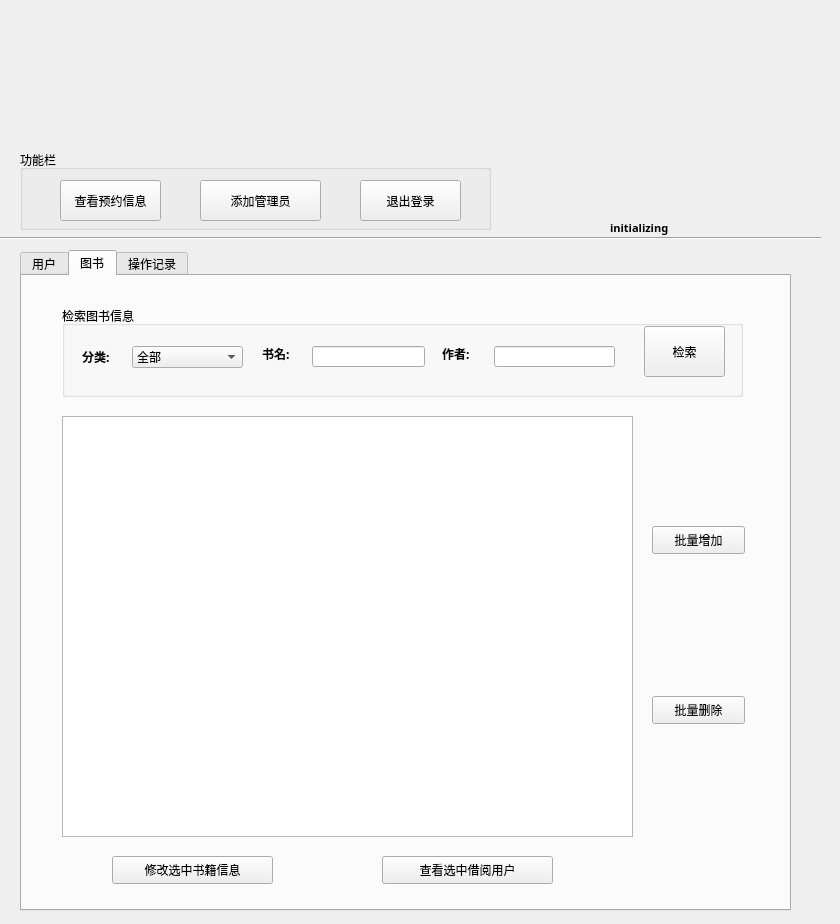
<?xml version="1.0" encoding="UTF-8"?>
<ui version="4.0">
 <class>managerWindow</class>
 <widget class="QWidget" name="managerWindow">
  <property name="geometry">
   <rect>
    <x>0</x>
    <y>0</y>
    <width>840</width>
    <height>924</height>
   </rect>
  </property>
  <property name="windowTitle">
   <string>图书管理系统--管理员</string>
  </property>
  <widget class="QGroupBox" name="groupBox_navi">
   <property name="geometry">
    <rect>
     <x>20</x>
     <y>150</y>
     <width>471</width>
     <height>80</height>
    </rect>
   </property>
   <property name="title">
    <string>功能栏</string>
   </property>
   <widget class="QToolButton" name="toolBtn_addmanager">
    <property name="geometry">
     <rect>
      <x>180</x>
      <y>30</y>
      <width>121</width>
      <height>41</height>
     </rect>
    </property>
    <property name="text">
     <string>添加管理员</string>
    </property>
   </widget>
   <widget class="QToolButton" name="toolBtn_exit">
    <property name="geometry">
     <rect>
      <x>340</x>
      <y>30</y>
      <width>101</width>
      <height>41</height>
     </rect>
    </property>
    <property name="text">
     <string>退出登录</string>
    </property>
   </widget>
   <widget class="QPushButton" name="btn_check">
    <property name="geometry">
     <rect>
      <x>40</x>
      <y>30</y>
      <width>101</width>
      <height>41</height>
     </rect>
    </property>
    <property name="text">
     <string>查看预约信息</string>
    </property>
   </widget>
  </widget>
  <widget class="Line" name="line">
   <property name="geometry">
    <rect>
     <x>0</x>
     <y>230</y>
     <width>821</width>
     <height>16</height>
    </rect>
   </property>
   <property name="orientation">
    <enum>Qt::Horizontal</enum>
   </property>
  </widget>
  <widget class="QTabWidget" name="tabWidget">
   <property name="geometry">
    <rect>
     <x>20</x>
     <y>250</y>
     <width>771</width>
     <height>661</height>
    </rect>
   </property>
   <property name="currentIndex">
    <number>1</number>
   </property>
   <widget class="QWidget" name="tab_user">
    <attribute name="title">
     <string>用户</string>
    </attribute>
    <widget class="QGroupBox" name="grpBox_usersearch">
     <property name="geometry">
      <rect>
       <x>20</x>
       <y>30</y>
       <width>711</width>
       <height>91</height>
      </rect>
     </property>
     <property name="title">
      <string>搜索用户信息</string>
     </property>
     <widget class="QLabel" name="lbl_stuname">
      <property name="geometry">
       <rect>
        <x>10</x>
        <y>30</y>
        <width>72</width>
        <height>41</height>
       </rect>
      </property>
      <property name="font">
       <font>
        <family>Arial Black</family>
        <pointsize>10</pointsize>
        <weight>75</weight>
        <bold>true</bold>
       </font>
      </property>
      <property name="text">
       <string>姓名:</string>
      </property>
     </widget>
     <widget class="QLineEdit" name="lineEdit">
      <property name="geometry">
       <rect>
        <x>60</x>
        <y>40</y>
        <width>81</width>
        <height>21</height>
       </rect>
      </property>
     </widget>
     <widget class="QLabel" name="lbl_num">
      <property name="geometry">
       <rect>
        <x>160</x>
        <y>40</y>
        <width>72</width>
        <height>15</height>
       </rect>
      </property>
      <property name="font">
       <font>
        <family>Arial Black</family>
        <pointsize>10</pointsize>
        <weight>75</weight>
        <bold>true</bold>
       </font>
      </property>
      <property name="text">
       <string>学号:</string>
      </property>
     </widget>
     <widget class="QLineEdit" name="lineEdit_2">
      <property name="geometry">
       <rect>
        <x>210</x>
        <y>40</y>
        <width>101</width>
        <height>21</height>
       </rect>
      </property>
     </widget>
     <widget class="QLabel" name="lbl_major">
      <property name="geometry">
       <rect>
        <x>340</x>
        <y>40</y>
        <width>51</width>
        <height>16</height>
       </rect>
      </property>
      <property name="font">
       <font>
        <family>Arial Black</family>
        <pointsize>10</pointsize>
        <weight>75</weight>
        <bold>true</bold>
       </font>
      </property>
      <property name="text">
       <string>专业:</string>
      </property>
     </widget>
     <widget class="QComboBox" name="cmbBox_major">
      <property name="geometry">
       <rect>
        <x>390</x>
        <y>40</y>
        <width>201</width>
        <height>22</height>
       </rect>
      </property>
      <item>
       <property name="text">
        <string>海洋科学</string>
       </property>
      </item>
      <item>
       <property name="text">
        <string>大气科学</string>
       </property>
      </item>
      <item>
       <property name="text">
        <string>电子信息工程</string>
       </property>
      </item>
      <item>
       <property name="text">
        <string>物理学</string>
       </property>
      </item>
      <item>
       <property name="text">
        <string>电子信息科学与技术</string>
       </property>
      </item>
      <item>
       <property name="text">
        <string>通信工程</string>
       </property>
      </item>
      <item>
       <property name="text">
        <string>计算机科学与技术</string>
       </property>
      </item>
      <item>
       <property name="text">
        <string>保密管理</string>
       </property>
      </item>
      <item>
       <property name="text">
        <string>海洋技术</string>
       </property>
      </item>
      <item>
       <property name="text">
        <string>化学</string>
       </property>
      </item>
      <item>
       <property name="text">
        <string>化学工程与工艺</string>
       </property>
      </item>
      <item>
       <property name="text">
        <string>地质学</string>
       </property>
      </item>
     </widget>
     <widget class="QPushButton" name="btn_usersearch">
      <property name="geometry">
       <rect>
        <x>620</x>
        <y>20</y>
        <width>71</width>
        <height>51</height>
       </rect>
      </property>
      <property name="styleSheet">
       <string notr="true">QPushButton{
color:green;
}</string>
      </property>
      <property name="text">
       <string>检索</string>
      </property>
     </widget>
    </widget>
    <widget class="QTableView" name="tblView_userinfo">
     <property name="geometry">
      <rect>
       <x>30</x>
       <y>130</y>
       <width>611</width>
       <height>481</height>
      </rect>
     </property>
    </widget>
    <widget class="QPushButton" name="btn_deletechosen">
     <property name="geometry">
      <rect>
       <x>660</x>
       <y>200</y>
       <width>93</width>
       <height>28</height>
      </rect>
     </property>
     <property name="text">
      <string>删除选中</string>
     </property>
    </widget>
    <widget class="QPushButton" name="btn_updatechoosen">
     <property name="geometry">
      <rect>
       <x>660</x>
       <y>260</y>
       <width>93</width>
       <height>28</height>
      </rect>
     </property>
     <property name="text">
      <string>修改选中</string>
     </property>
    </widget>
    <widget class="QPushButton" name="btn_delete">
     <property name="geometry">
      <rect>
       <x>660</x>
       <y>390</y>
       <width>93</width>
       <height>28</height>
      </rect>
     </property>
     <property name="text">
      <string>批量删除</string>
     </property>
    </widget>
    <widget class="QPushButton" name="btn_update">
     <property name="geometry">
      <rect>
       <x>660</x>
       <y>450</y>
       <width>93</width>
       <height>28</height>
      </rect>
     </property>
     <property name="text">
      <string>批量修改</string>
     </property>
    </widget>
   </widget>
   <widget class="QWidget" name="tab_book">
    <attribute name="title">
     <string>图书</string>
    </attribute>
    <widget class="QGroupBox" name="grpBox_booksearch">
     <property name="geometry">
      <rect>
       <x>40</x>
       <y>30</y>
       <width>681</width>
       <height>91</height>
      </rect>
     </property>
     <property name="title">
      <string>检索图书信息</string>
     </property>
     <widget class="QLabel" name="lbl_varies">
      <property name="geometry">
       <rect>
        <x>20</x>
        <y>40</y>
        <width>72</width>
        <height>21</height>
       </rect>
      </property>
      <property name="font">
       <font>
        <family>Arial Black</family>
        <weight>75</weight>
        <bold>true</bold>
       </font>
      </property>
      <property name="text">
       <string>分类:</string>
      </property>
     </widget>
     <widget class="QComboBox" name="cboBox_varies">
      <property name="geometry">
       <rect>
        <x>70</x>
        <y>40</y>
        <width>111</width>
        <height>22</height>
       </rect>
      </property>
      <item>
       <property name="text">
        <string>全部</string>
       </property>
      </item>
      <item>
       <property name="text">
        <string>文学</string>
       </property>
      </item>
      <item>
       <property name="text">
        <string>理科</string>
       </property>
      </item>
      <item>
       <property name="text">
        <string>工科</string>
       </property>
      </item>
      <item>
       <property name="text">
        <string>社科</string>
       </property>
      </item>
     </widget>
     <widget class="QLabel" name="lbl_bookname">
      <property name="geometry">
       <rect>
        <x>200</x>
        <y>40</y>
        <width>72</width>
        <height>15</height>
       </rect>
      </property>
      <property name="font">
       <font>
        <family>Arial Black</family>
        <weight>75</weight>
        <bold>true</bold>
       </font>
      </property>
      <property name="text">
       <string>书名:</string>
      </property>
     </widget>
     <widget class="QLineEdit" name="lineEdit_bookname">
      <property name="geometry">
       <rect>
        <x>250</x>
        <y>40</y>
        <width>113</width>
        <height>21</height>
       </rect>
      </property>
     </widget>
     <widget class="QLabel" name="lbl_writer">
      <property name="geometry">
       <rect>
        <x>380</x>
        <y>40</y>
        <width>72</width>
        <height>15</height>
       </rect>
      </property>
      <property name="font">
       <font>
        <family>Arial Black</family>
        <weight>75</weight>
        <bold>true</bold>
       </font>
      </property>
      <property name="text">
       <string>作者:</string>
      </property>
     </widget>
     <widget class="QLineEdit" name="lineEdit_writer">
      <property name="geometry">
       <rect>
        <x>432</x>
        <y>40</y>
        <width>121</width>
        <height>21</height>
       </rect>
      </property>
     </widget>
     <widget class="QPushButton" name="btn_bookinfosearch">
      <property name="geometry">
       <rect>
        <x>582</x>
        <y>20</y>
        <width>81</width>
        <height>51</height>
       </rect>
      </property>
      <property name="text">
       <string>检索</string>
      </property>
     </widget>
    </widget>
    <widget class="QTableView" name="tblView_bookinfo">
     <property name="geometry">
      <rect>
       <x>40</x>
       <y>140</y>
       <width>571</width>
       <height>421</height>
      </rect>
     </property>
    </widget>
    <widget class="QPushButton" name="btn_bookadd">
     <property name="geometry">
      <rect>
       <x>630</x>
       <y>250</y>
       <width>93</width>
       <height>28</height>
      </rect>
     </property>
     <property name="text">
      <string>批量增加</string>
     </property>
    </widget>
    <widget class="QPushButton" name="btn_bookdelete">
     <property name="geometry">
      <rect>
       <x>630</x>
       <y>420</y>
       <width>93</width>
       <height>28</height>
      </rect>
     </property>
     <property name="text">
      <string>批量删除</string>
     </property>
    </widget>
    <widget class="QPushButton" name="btn_updatechoosenbookinfo">
     <property name="geometry">
      <rect>
       <x>90</x>
       <y>580</y>
       <width>161</width>
       <height>28</height>
      </rect>
     </property>
     <property name="text">
      <string>修改选中书籍信息</string>
     </property>
    </widget>
    <widget class="QPushButton" name="btn_checkchoosenuserinfo">
     <property name="geometry">
      <rect>
       <x>360</x>
       <y>580</y>
       <width>171</width>
       <height>28</height>
      </rect>
     </property>
     <property name="text">
      <string>查看选中借阅用户</string>
     </property>
    </widget>
   </widget>
   <widget class="QWidget" name="tab_record">
    <attribute name="title">
     <string>操作记录</string>
    </attribute>
    <widget class="QListView" name="listView_record">
     <property name="geometry">
      <rect>
       <x>60</x>
       <y>40</y>
       <width>631</width>
       <height>541</height>
      </rect>
     </property>
    </widget>
   </widget>
  </widget>
  <widget class="QLabel" name="lbl_time">
   <property name="geometry">
    <rect>
     <x>610</x>
     <y>220</y>
     <width>221</width>
     <height>16</height>
    </rect>
   </property>
   <property name="font">
    <font>
     <family>Arial Black</family>
     <pointsize>8</pointsize>
     <weight>75</weight>
     <bold>true</bold>
    </font>
   </property>
   <property name="text">
    <string>initializing</string>
   </property>
  </widget>
 </widget>
 <resources/>
 <connections/>
</ui>
